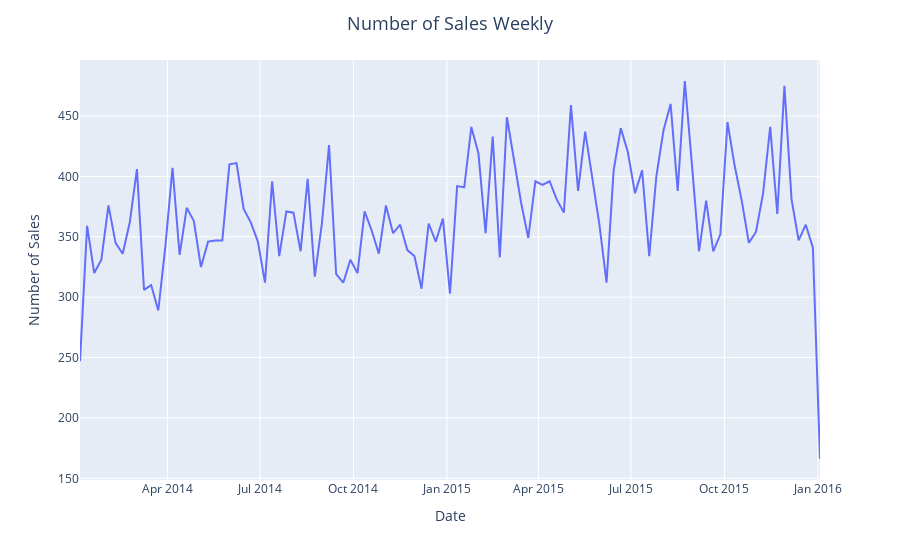

Notebook source saved alongside this figure:
### Code cell
Sales_weekly = df.resample('w', on='Date').size()
fig = px.line(df, x=Sales_weekly.index, y=Sales_weekly,
              labels={'y': 'Number of Sales',
                     'x': 'Date'})
fig.update_layout(title_text='Number of Sales Weekly',
                  title_x=0.5, title_font=dict(size=18)) 
fig.show()
